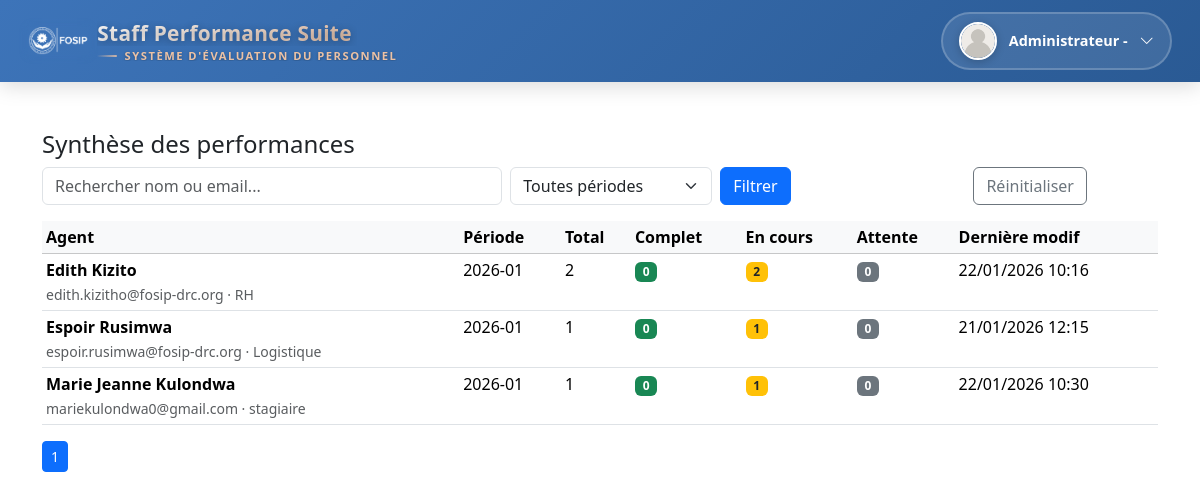
/pages/performances-summary.php (signed in), run on the app's committed database.
### tables this page shows
CREATE TABLE `users` (
  `id` int NOT NULL,
  `nom` varchar(100) DEFAULT NULL,
  `post_nom` varchar(100) DEFAULT NULL,
  `email` varchar(100) DEFAULT NULL,
  `mot_de_passe` varchar(255) DEFAULT NULL,
  `role` enum('admin','staff','coordination','superviseur') NOT NULL,
  `fonction` varchar(100) DEFAULT NULL,
  `photo` varchar(255) DEFAULT NULL,
  `superviseur_id` int DEFAULT NULL
);

### pages/performances-summary.php (the view, shortened to what this page needs)
<?php
require_once('../includes/db.php');
include('../includes/header.php');
function e($s) { return htmlspecialchars($s ?? '', ENT_QUOTES, 'UTF-8'); }
$q = $_GET['q'] ?? '';
$periode = $_GET['periode'] ?? '';
$page = max(1, intval($_GET['page'] ?? 1));
$perPage = 20;
$offset = ($page - 1) * $perPage;
$where = "1";
$countSql = "SELECT COUNT(DISTINCT u.id) AS total FROM users u JOIN objectifs o ON o.user_id = u.id WHERE $where";
$countRes = mysqli_query($conn, $countSql);
$total = mysqli_fetch_assoc($countRes)['total'] ?? 0;
$totalPages = ceil($total / $perPage);
$sql = "
  SELECT u.id, u.nom, u.post_nom, u.email, u.fonction,
    COUNT(o.id) AS total_objectifs,
    SUM(IF(o.statut='complet',1,0)) AS complet,
    SUM(IF(o.statut='encours',1,0)) AS encours,
    SUM(IF(o.statut='attente',1,0)) AS attente,
    MAX(o.periode) AS last_periode,
    MAX(o.updated_at) AS last_updated
  FROM users u
  JOIN objectifs o ON o.user_id = u.id
  WHERE $where
  GROUP BY u.id
  ORDER BY complet DESC, u.nom ASC
  LIMIT $offset, $perPage
";
$res = mysqli_query($conn, $sql);
?>
<div class="container mt-4">
  <h4>Synthèse des performances</h4>
  <form method="get" class="row g-2 mb-3">
    <div class="col-md-5">
      <input type="search" name="q" class="form-control" placeholder="Rechercher nom ou email..." value="<?= e($q) ?>">
    </div>
    <div class="col-md-3">
      <select name="periode" class="form-select">
        <option value="">Toutes périodes</option>
      </select>
    </div>
    <div class="col-md-2">
      <button class="btn btn-primary" type="submit">Filtrer</button>
    </div>
    <div class="col-md-2 text-end">
      <a href="admin-fiches.php" class="btn btn-outline-secondary">Réinitialiser</a>
    </div>
  </form>
  <table class="table table-sm table-hover">
    <thead class="table-light">
      <tr>
        <th>Agent</th>
        <th>Période</th>
        <th>Total</th>
        <th>Complet</th>
        <th>En cours</th>
        <th>Attente</th>
        <th>Dernière modif</th>
      </tr>
    </thead>
    <tbody>
      <?php if (mysqli_num_rows($res) === 0): ?>
        <tr><td colspan="7" class="text-center text-muted">Aucun résultat</td></tr>
      <?php else: while ($u = mysqli_fetch_assoc($res)): ?>
        <tr>
          <td>
            <strong><?= e($u['nom'].' '.$u['post_nom']) ?></strong><br>
            <small class="text-muted"><?= e($u['email']) ?> · <?= e($u['fonction']) ?></small>
          </td>
          <td><?= e($u['last_periode'] ?: '—') ?></td>
          <td><?= (int)$u['total_objectifs'] ?></td>
          <td><span class="badge bg-success"><?= (int)$u['complet'] ?></span></td>
          <td><span class="badge bg-warning text-dark"><?= (int)$u['encours'] ?></span></td>
          <td><span class="badge bg-secondary"><?= (int)$u['attente'] ?></span></td>
          <td><?= $u['last_updated'] ? e(date('d/m/Y H:i', strtotime($u['last_updated']))) : '—' ?></td>
        </tr>
      <?php endwhile; endif; ?>
    </tbody>
  </table>
  <nav>
    <ul class="pagination pagination-sm">
      <?php for ($p=1; $p<=$totalPages; $p++): ?>
        <li class="page-item <?= $p==$page ? 'active' : '' ?>">
          <a class="page-link" href="?<?= http_build_query(['q'=>$q,'periode'=>$periode,'page'=>$p]) ?>"><?= $p ?></a>
        </li>
      <?php endfor; ?>
    </ul>
  </nav>
</div>
<?php include('../includes/footer.php'); ?>

### includes/header.php (shortened to what this page needs)
<!DOCTYPE html>
<html lang="fr">
<head>
  <link href="https://cdn.jsdelivr.net/npm/bootstrap@5.3.2/dist/css/bootstrap.min.css" rel="stylesheet">
  <link rel="stylesheet" href="https://cdn.jsdelivr.net/npm/bootstrap-icons@1.11.1/font/bootstrap-icons.css">
  <link rel="stylesheet" href="../assets/css/style.css">
</head>
<body class="d-flex flex-column min-vh-100">
  <nav class="navbar navbar-expand-lg navbar-fosip sticky-top">
    <div class="container-fluid">
<a class="navbar-brand-fosip d-flex align-items-center gap-2" href="../index.php" aria-label="FOSIP — Staff Performance Suite" title="FOSIP — Staff Performance Suite" style="text-decoration:none; min-width:0;">
  <img src="../assets/img/logowhite.png" alt="Logo FOSIP" class="logo-fosip" />
  <div class="brand-text-container">
    <span class="brand-main-title" title="Staff Performance Suite">Staff Performance Suite</span>
    <span class="brand-subtitle" title="Système d'évaluation du personnel">Système d'évaluation du personnel</span>
  </div>
</a>
      <div class="ms-auto">
        <?php
        if (!empty($_SESSION['user_id'])):
          require_once(__DIR__ . '/../includes/db.php');
          $user_id = (int)$_SESSION['user_id'];
          $stmt = $pdo->prepare("SELECT nom, post_nom, email, fonction, role, photo FROM users WHERE id = ?");
          $stmt->execute([$user_id]);
          $userData = $stmt->fetch(PDO::FETCH_ASSOC);
          $nom = trim(($userData['nom'] ?? '') . ' ' . ($userData['post_nom'] ?? ''));
          $photo = $userData['photo'] ?? 'default.png';
          if ($nom !== '') {
            $lower = mb_strtolower($nom, 'UTF-8');
            $display_name = mb_strtoupper(mb_substr($lower, 0, 1, 'UTF-8'), 'UTF-8') . mb_substr($lower, 1, null, 'UTF-8');
          } else {
            $display_name = 'Utilisateur';
          }
          $profile_base = '../assets/img/profiles/';
          $photo_path = $profile_base . htmlspecialchars($photo, ENT_QUOTES, 'UTF-8');
        ?>
        <div class="dropdown user-profile-dropdown">
          <div class="profile-trigger" data-bs-toggle="dropdown" aria-expanded="false">
            <img src="<?= htmlspecialchars($photo_path) ?>"
                 alt="Photo de profil"
                 class="profile-avatar-header"
                 onerror="this.onerror=null;this.src='<?= $profile_base ?>default.png';">
            <div class="profile-info-header d-none d-sm-flex">
              <span class="profile-name-header"><?= htmlspecialchars($display_name) ?></span>
            </div>
            <i class="bi bi-chevron-down profile-chevron"></i>
          </div>
        </div>
        <?php endif; ?>
      </div>
    </div>
  </nav>
  <div class="container-fluid mt-4 flex-grow-1">

### assets/css/style.css (style rules this page uses)
:root { --fosip: #3D74B9; --fosip-bleu: #3D74B9; --fosip-jaune: #F5C7A5; --muted: #6c757d; --light-blue: rgba(61,116,185,0.1); --border-light: #3D74B9; --bg-auth: linear-gradient(135deg, #f6faff 0%, #ffffff 100%); }
@media (min-width: 768px) { body { padding-top: 0; } }
@media (min-width: 768px) { .row > .col-md-3 { flex: 0 0 210px; max-width: 210px; } }

### includes/header.php (style rules this page uses)
.navbar-fosip { background: linear-gradient(135deg, #3D74B9 0%, #2a5a94 100%); box-shadow: 0 4px 20px rgba(0,0,0,0.15); padding: 0.75rem 1rem; }
.navbar-brand-fosip { display: flex; align-items: center; gap: 0.75rem; font-weight: 700; font-size: 1.1rem; color: white !important; text-decoration: none; transition: transform 0.2s ease; }
.logo-fosip { height: 28px !important; width: auto; box-shadow: 0 0 8px #3D74B955; transition: box-shadow 0.2s; }
.brand-text-container { min-width: 0; max-width: 320px; }
.brand-main-title { display: inline-block; font-family: 'Montserrat', 'Segoe UI', Arial, sans-serif; font-weight: 700; font-size: 1.06rem; line-height: 1; margin: 0; white-space: nowrap; overflow: hidden; text-overflow: ellipsis; max-width: 260px; color: #ffffff; -webkit-text-fill-color: #ffffff; background: none; -webkit-background-clip: initial; background-clip: initial; text-shadow: 0 2px 10px rgba(0,0,0,0.18); -webkit-font-smoothing: antialiased; position: relative; }
.brand-main-title::after { content: ""; position: absolute; left: 0; bottom: -6px; width: 32px; height: 3px; border-radius: 3px; background: rgba(255,255,255,0.28); box-shadow: 0 4px 10px rgba(0,0,0,0.08); transition: width .22s ease; }
.brand-subtitle { font-size: 0.68rem; color: rgba(255,255,255,0.88); font-weight: 500; white-space: nowrap; overflow: hidden; text-overflow: ellipsis; margin-top: 2px; max-width: 300px; }
.user-profile-dropdown { position: relative; }
.profile-trigger { display: flex; align-items: center; gap: 0.75rem; padding: 0.5rem 1rem; background: rgba(255,255,255,0.1); border: 2px solid rgba(255,255,255,0.2); border-radius: 50px; cursor: pointer; transition: all 0.3s ease; }
.profile-avatar-header { width: 38px; height: 38px; border-radius: 50%; object-fit: cover; border: 2px solid white; box-shadow: 0 2px 8px rgba(0,0,0,0.2); }
.profile-info-header { display: flex; flex-direction: column; gap: 0; text-align: left; }
.profile-name-header { font-size: 0.9rem; font-weight: 600; color: white; line-height: 1.2; margin: 0; }
.profile-chevron { color: white; transition: transform 0.3s ease; font-size: 0.9rem; }
.brand-text-container { display: flex; flex-direction: column; gap: 0.15rem; }
.brand-main-title { font-size: 1.3rem; font-weight: 800; color: white; line-height: 1.2; letter-spacing: 0.3px; text-shadow: 0 2px 8px rgba(0,0,0,0.3); background: linear-gradient(135deg, #ffffff 0%, rgba(245,199,165,0.9) 100%); -webkit-background-clip: text; -webkit-text-fill-color: transparent; background-clip: text; position: relative; }
.brand-subtitle { font-size: 0.7rem; font-weight: 600; color: rgba(245,199,165,0.95); text-transform: uppercase; letter-spacing: 1.5px; text-shadow: 0 1px 3px rgba(0,0,0,0.3); line-height: 1; display: flex; align-items: center; gap: 0.5rem; }
.brand-subtitle::before { content: ''; width: 20px; height: 2px; background: linear-gradient(90deg, transparent, rgba(245,199,165,0.8)); border-radius: 2px; }

### data on the page
users: display_name "Administrateur -"
users: nom+post_nom "Edith Kizito", email "edith.kizitho@fosip-drc.org", fonction "RH", last_periode "2026-01", total_objectifs "2", complet "0", encours "2", attente "0", last_updated "22/01/2026 10:16"
users: nom+post_nom "Espoir Rusimwa", email "espoir.rusimwa@fosip-drc.org", fonction "Logistique", last_periode "2026-01", total_objectifs "1", complet "0", encours "1", attente "0", last_updated "21/01/2026 12:15"
users: nom+post_nom "Marie Jeanne Kulondwa", email "mariekulondwa0@gmail.com", fonction "stagiaire", last_periode "2026-01", total_objectifs "1", complet "0", encours "1", attente "0", last_updated "22/01/2026 10:30"
